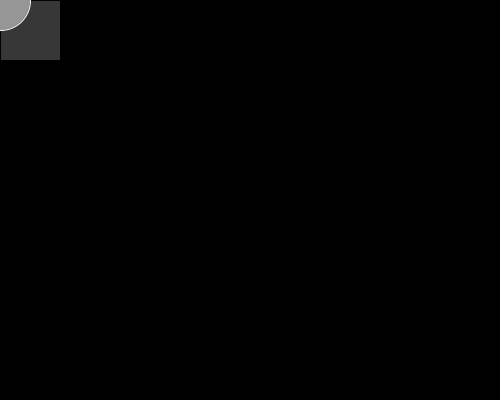
Frame 1 (no input)
Frame 60 (the mouse pressed at the canvas centre just before this capture): identical to frame 1, image omitted
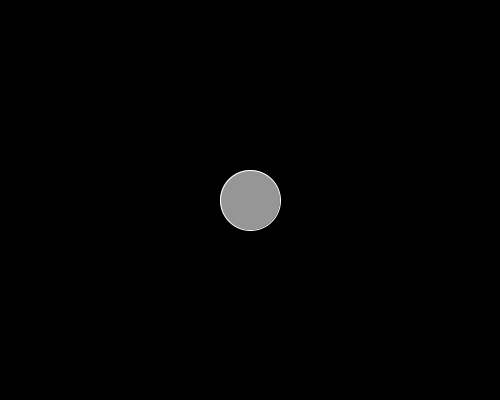
Frame 120 (the mouse held since frame 60 and released just before this capture)

The Processing sketch that drew these frames (run headless with seeded random() and noise(); from frame 60 on, the mouse is pressed at the canvas centre):

// Processing sketch: processing_155782
// ── processing_155782.pde

void setup() {
  size(500,400);
  background (0);
}
void draw() {
    if (mousePressed) {
      background (0);
    } else {
        stroke (0);
        fill (55);
        rect (mouseX, mouseY, 60,60);
        }
    
    stroke (255);
    fill (150);
    ellipse (mouseX, mouseY,60,60);
}
